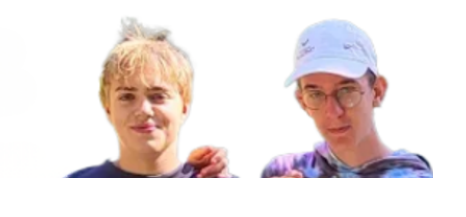
#> input picture 5.png, 466 x 217 px, found by its file name
$ python 'Lesson3 CV.py'
#> lines starting #> are read from the running program, lines starting #| are printed output that depends on the picture; after the words box and inside, x2 and y2 are one past the last pixel; in counts of white or black regions, pixels touching at a corner belong together
import cv2
import numpy as np


img = cv2.imread("images/5.png")
#> img is the input picture: shape (217, 466, 3); mean B, G, R 225.9, 226.9, 236.6
scale = 1
img = cv2.resize(img, (img.shape[1] // scale, img.shape[0] // scale))
print(img.shape)
#| (217, 466, 3)
img_copy_color = img.copy()
img_copy = img.copy()

img_copy = cv2.cvtColor(img_copy, cv2.COLOR_BGR2GRAY)
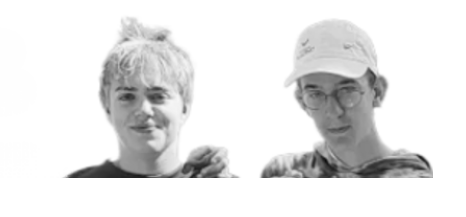
#> img_copy: shape (217, 466); min 15, max 255, mean 229.7
img_copy = cv2.GaussianBlur(img_copy, (5, 5), 4)

img_copy = cv2.equalizeHist(img_copy)
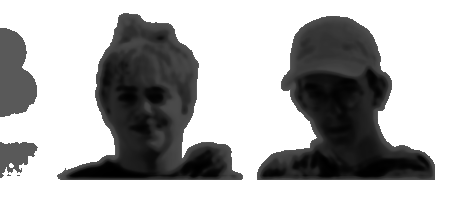
#> img_copy: shape (217, 466); min 0, max 255, mean 181.8

img_copy = cv2.Canny(img_copy, 70, 80)
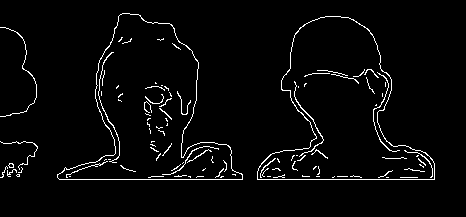
#> img_copy: shape (217, 466); 3.3% white in thin lines or dots, all inside (x1, y1, x2, y2) = (0, 13, 435, 180)

contours, hierarchy = cv2.findContours(img_copy, cv2.RETR_EXTERNAL, cv2.CHAIN_APPROX_SIMPLE)
#> contours = 9 contours, 7 with area under 20; largest, box (x1, y1, x2, y2) and area: (257, 16, 435, 180) 16058, (57, 13, 243, 180) 15626

for cnt in contours:
    area = cv2.contourArea(cnt)
    if area > 30:
        x, y, w, h = cv2.boundingRect(cnt)
        cv2.drawContours(img_copy_color, [cnt], -1, (0, 255, 0), 2)
        cv2.rectangle(img_copy_color, (x, y), (x + w, y + h), (0, 255, 0), 2)
        text_y = y - 5 if y - 5 > 10 else y + 15
        text = f'x:{x}, y:{y}, S:{int(area)}'
        cv2.putText(img_copy_color, text, (x, text_y), cv2.FONT_HERSHEY_SIMPLEX, 0.5, (0,0,255), 1)
#> this loop made 9 passes
#> (area, x, y, w, h, text_y, text) on passes 8 to 9: (16057.5, 257, 16, 178, 164, 11, 'x:257, y:16, S:16057'), (15626.5, 57, 13, 186, 167, 28, 'x:57, y:13, S:15626')
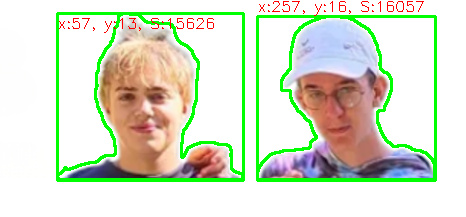
#> img_copy_color: shape (217, 466, 3); 8.17% of pixels changed, all inside (x1, y1, x2, y2) = (56, 1, 437, 182)


#cv2.imshow("img", img)
#cv2.imshow("img_copy", img_copy)
cv2.imshow("copy", img_copy_color)
cv2.waitKey(0)
cv2.destroyAllWindows()

$ run again, with 2.png copied over 5.png
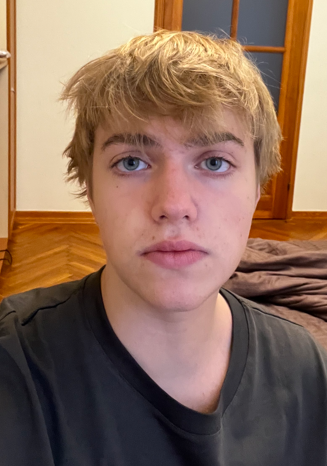
#> input picture 2.png, 327 x 466 px, found by its file name
#> img is the input picture: shape (466, 327, 3); mean B, G, R 89.8, 107.7, 138.2
#| (466, 327, 3)
#> `img_copy = cv2.Canny(img_copy, 70, 80)`:
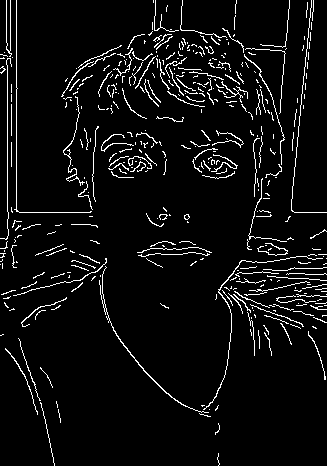
#> img_copy: shape (466, 327); 5.5% white in thin lines or dots
#> contours = 402 contours, 394 with area under 20; largest, box (x1, y1, x2, y2) and area: (99, 266, 209, 413) 82, (203, 256, 323, 410) 44, (244, 54, 285, 165) 31, (63, 96, 85, 186) 30, (5, 348, 38, 415) 22, (21, 297, 67, 327) 22, (211, 154, 238, 172) 22, (61, 61, 94, 97) 21
#> the loop `for cnt in contours:` made 402 passes
#> (area, x, y, w, h, text_y, text) on passes 89, 104, 342: (81.5, 99, 266, 110, 147, 261, 'x:99, y:266, S:81'), (44, 203, 256, 120, 154, 251, 'x:203, y:256, S:44'), (31, 244, 54, 41, 111, 49, 'x:244, y:54, S:31')
#> after the loop `for cnt in contours:`:
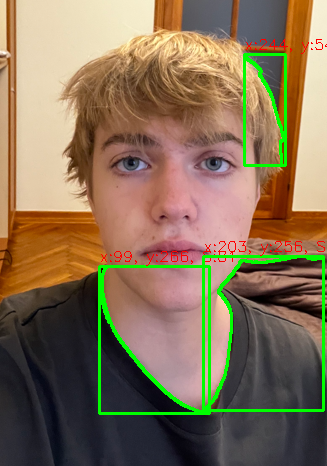
#> img_copy_color: shape (466, 327, 3); 4.4% of pixels changed, all inside (x1, y1, x2, y2) = (98, 39, 327, 415)
